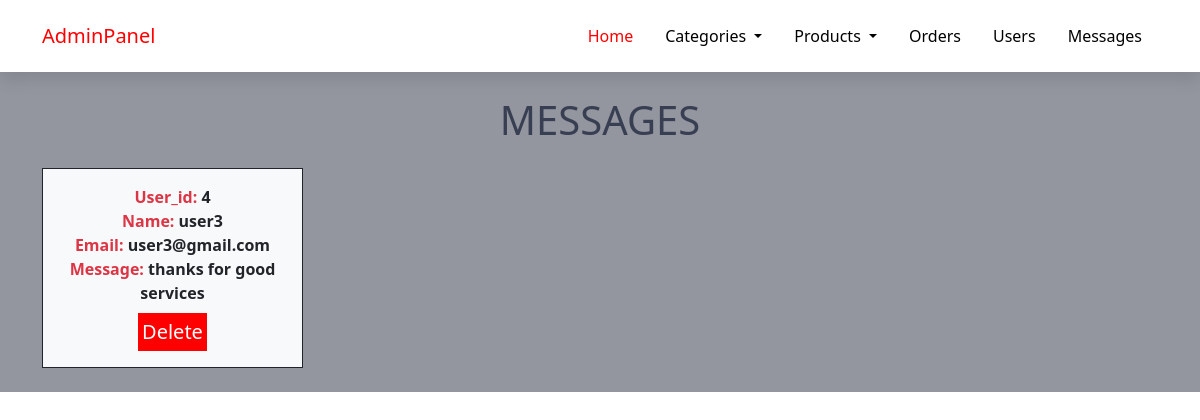
Page /admin/messages.php on the committed database.
### tables this page shows
CREATE TABLE `messages` (
  `id` int(11) NOT NULL,
  `user_id` int(11) NOT NULL,
  `name` text NOT NULL,
  `email` text NOT NULL,
  `message` text NOT NULL
);

### admin/messages.php (the view, shortened to what this page needs)
<!DOCTYPE html>
<html lang="en">
<head>
    <link rel="stylesheet" href="../css/style.css">
    <link rel="stylesheet" href="../css/all.min.css">
    <link rel="stylesheet" href="../css/bootstrap.min.css">
</head>
<body>
<?php
require_once("header.php");
require_once("../connection.php");
echo'
<div class="orders p-4 text-center">
<div class="container">
<h1>MESSAGES</h1>
<div class="row" style="cursor:pointer;">
';
$r=$con->query("SELECT*FROM messages ORDER BY id DESC");
if($r->num_rows>0)
{
    while($sel=$r->fetch_array(MYSQLI_ASSOC))
{
    echo'
    <div class="col-lg-3 col-md-6">
    <div class="box text-center border border-dark bg-light p-3 mt-3">
    <b class="text-danger">User_id:</b><b> '.$sel["user_id"].'</b><br>
    <b class="text-danger">Name:</b><b> '.$sel["name"].'</b><br>
    <b class="text-danger">Email:</b><b> '.$sel["email"].'</b><br>
    <b class="text-danger">Message:</b><b> '.$sel["message"].'</b><br>
    <form action="messages.php" method="post">
    <input type="hidden" value="'.$sel["id"].'" name="id">
    <input type="submit" value="Delete" class="main-btn p-1 mt-2" name="delete" />
    </form>
    </div>
    </div>
    ';
}
echo'
</div>
</div>
';
}
echo'</div>';
?>
</body>
</html>

### css/style.css (style rules this page uses)
:root { --redcoloer:red; --whitecolor:white; --darkcolor:black; --box-shadow: 0 .5rem 1rem rgba(0,0,0,.1); --bodycolor:rgba(106,110,123,0.72); --h1color:#393f52; --footercolor:#131c26; }
.main-btn { background-color: var(--redcoloer); color: var(--whitecolor); font-size: 20px; border: none; cursor: pointer; text-decoration: none; }
body { font-family: 'Roboto', sans-serif; }
.orders { background-color:var(--bodycolor); }
.orders h1 { color: var(--h1color) }

### rows in the picture
messages: user "4", name "user3", email "user3@gmail.com", message "thanks for good services"
